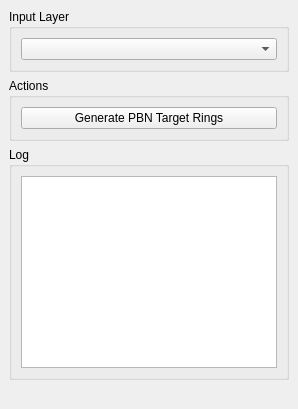
<?xml version="1.0" encoding="UTF-8"?>
<ui version="4.0">
 <class>QPANSOPYPBNTargetDockWidgetBase</class>
 <widget class="QDockWidget" name="QPANSOPYPBNTargetDockWidgetBase">
  <property name="windowTitle">
   <string>QPANSOPY - PBN Target</string>
  </property>
  <widget class="QWidget" name="dockWidgetContents">
   <layout class="QVBoxLayout" name="verticalLayout">
    <item>
     <widget class="QGroupBox" name="inputGroupBox">
      <property name="title">
       <string>Input Layer</string>
      </property>
      <layout class="QVBoxLayout" name="inputLayout">
       <item>
        <widget class="QgsMapLayerComboBox" name="pointLayerComboBox"/>
       </item>
      </layout>
     </widget>
    </item>
    <item>
     <widget class="QGroupBox" name="actionsGroupBox">
      <property name="title">
       <string>Actions</string>
      </property>
      <layout class="QVBoxLayout" name="actionsLayout">
       <item>
        <widget class="QPushButton" name="calculateButton">
         <property name="text">
          <string>Generate PBN Target Rings</string>
         </property>
        </widget>
       </item>
      </layout>
     </widget>
    </item>
    <item>
     <widget class="QGroupBox" name="logGroupBox">
      <property name="title">
       <string>Log</string>
      </property>
      <layout class="QVBoxLayout" name="logLayout">
       <item>
        <widget class="QTextEdit" name="logTextEdit">
         <property name="readOnly">
          <bool>true</bool>
         </property>
        </widget>
       </item>
      </layout>
     </widget>
    </item>
    <item>
     <spacer name="verticalSpacer">
      <property name="orientation">
       <enum>Qt::Vertical</enum>
      </property>
      <property name="sizeHint" stdset="0">
       <size>
        <width>20</width>
        <height>20</height>
       </size>
      </property>
     </spacer>
    </item>
   </layout>
  </widget>
 </widget>
 <customwidgets>
  <customwidget>
   <class>QgsMapLayerComboBox</class>
   <extends>QComboBox</extends>
   <header>qgsmaplayercombobox.h</header>
  </customwidget>
 </customwidgets>
 <resources/>
 <connections/>
</ui>
